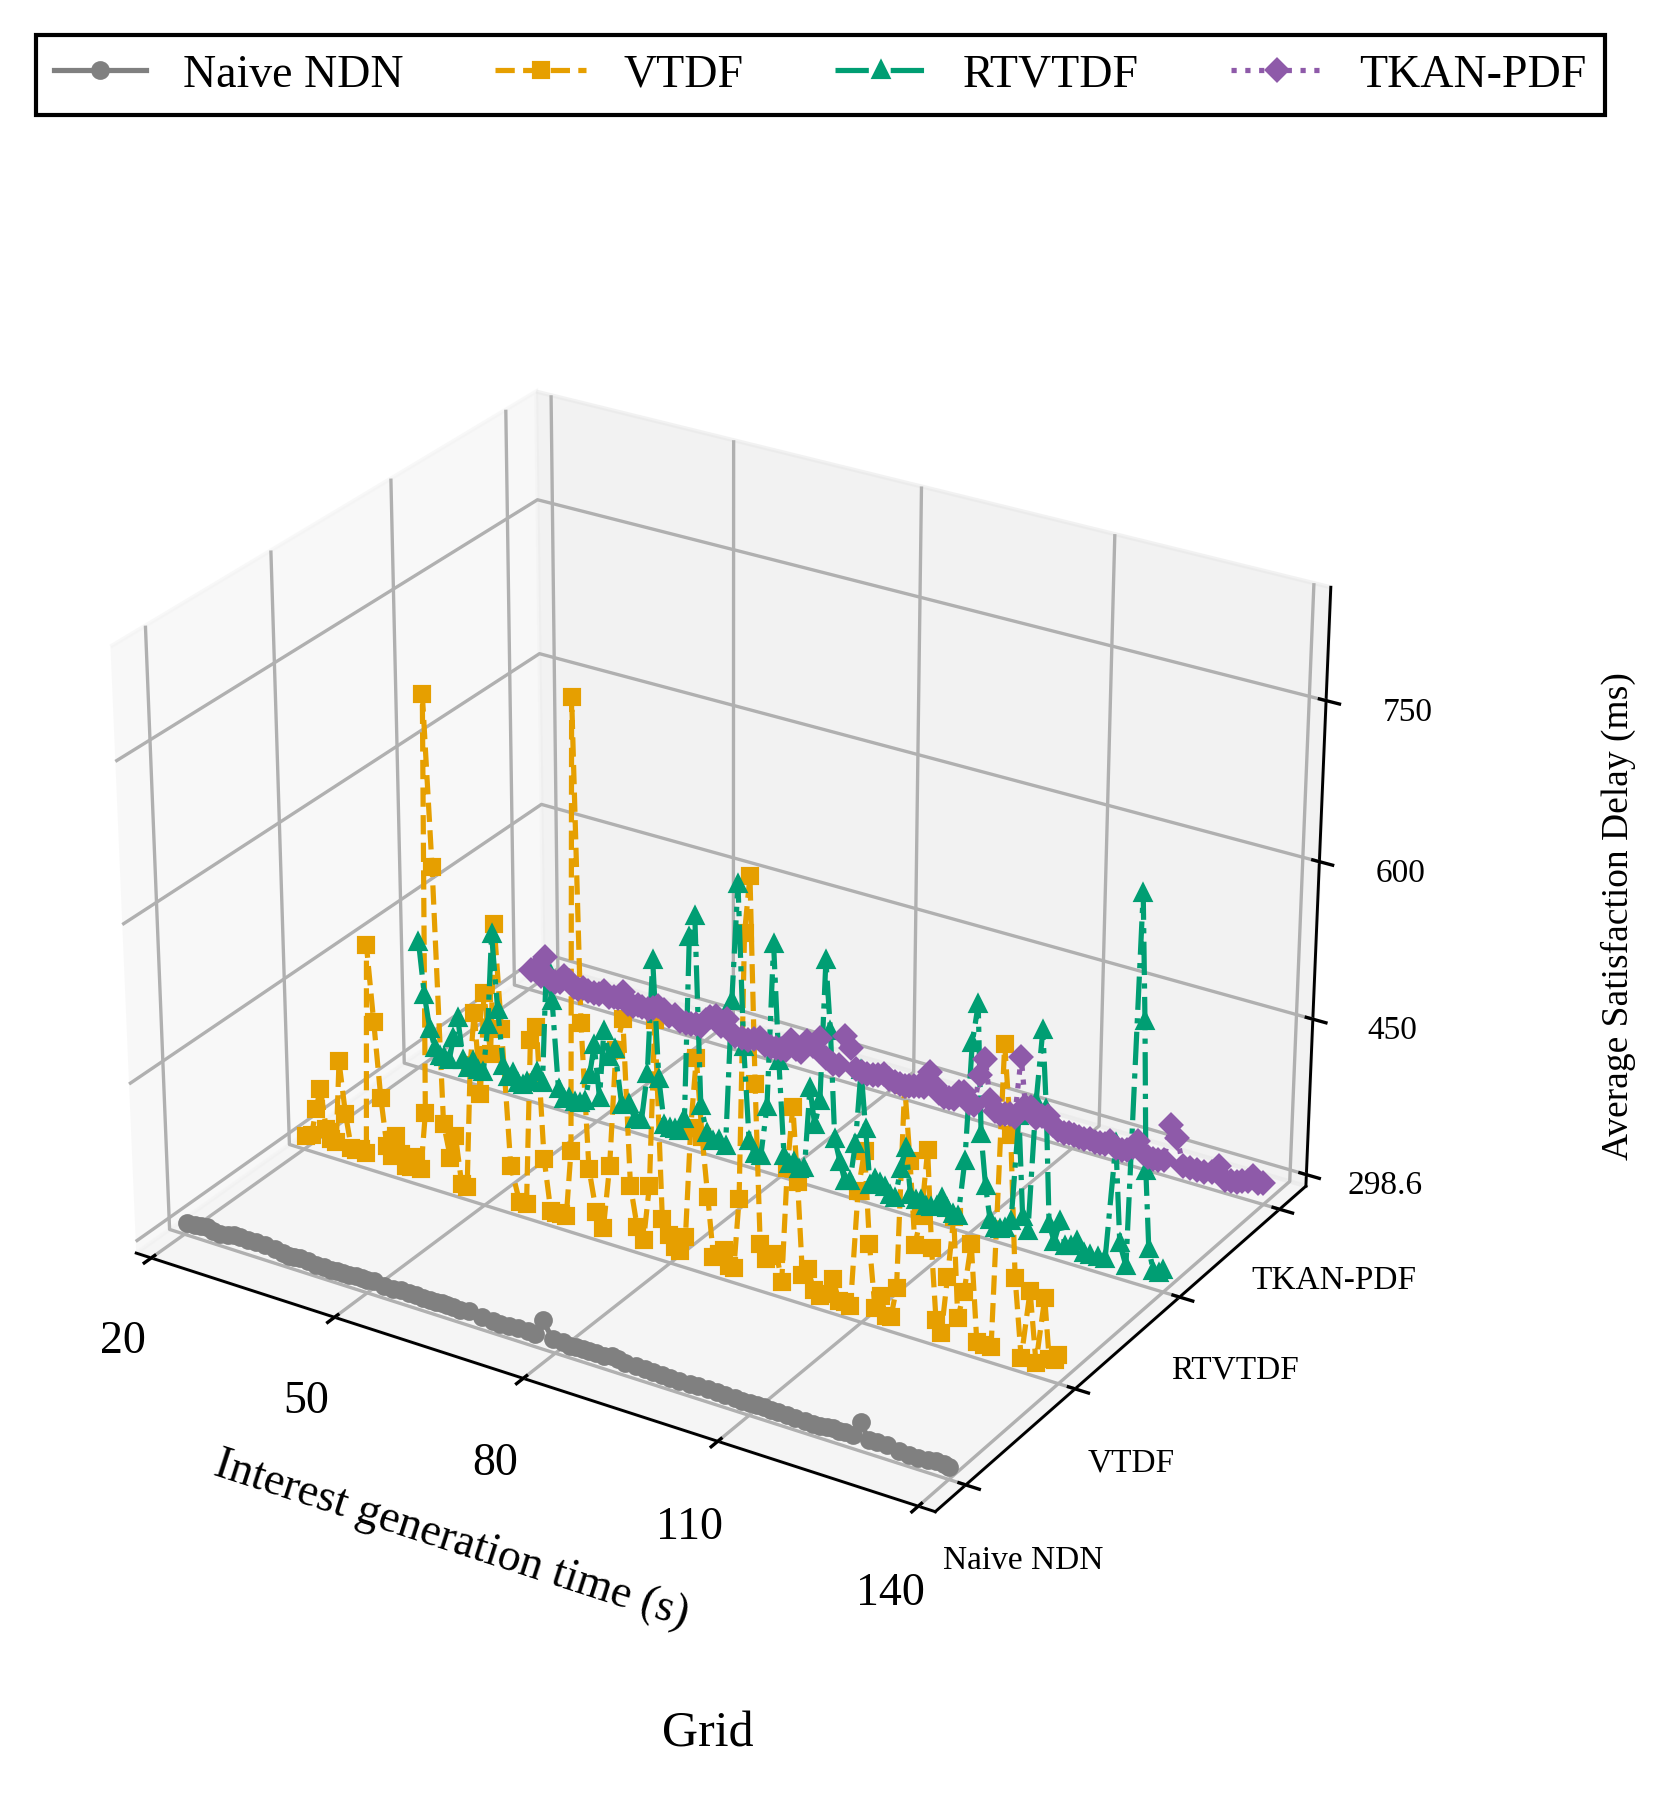

Reproduce this figure in Python.
#!/usr/bin/env python3
# -*- coding: utf-8 -*-
"""逐请求记录按旧脚本固定条数聚合后的RTT图，沿用当前图集样式。
完整数据内嵌；直接运行，仅导出同名PNG/SVG/PDF，不访问实验记录。
重新从原始记录计算的方法与来源见PROVENANCE和聚合说明文档。
"""
from pathlib import Path
import matplotlib
matplotlib.use('Agg')
import matplotlib.pyplot as plt
from matplotlib.lines import Line2D
from matplotlib.ticker import MaxNLocator, FuncFormatter
import numpy as np

FIGURE_ID = '06_成功RTT_方阵_旧论文画法'
RTT_LABEL = 'Average Satisfaction Delay (ms)'
SCENE_LABEL = 'Grid'
FIGSIZE = (7.5, 6.2)
DPI = 300
FONT_FAMILY = 'Liberation Serif'
FONT_SIZE = 11
ALGORITHMS = ('Naive NDN', 'VTDF', 'RTVTDF', 'TKAN-PDF')
COLORS = ('#808080', '#E69F00', '#009E73', '#8E5AA9')
LINES = ('-', '--', '-.', ':')
MARKERS = ('o', 's', '^', 'D')
LINE_WIDTH = 1.25
MARKER_SIZE = 3.5
PROVENANCE = {'circle_post_filter': None,
 'counts': [{'excluded_groups': 0, 'plotted_groups': 99, 'selected_requests': 3924, 'strategy': 0},
            {'excluded_groups': 0, 'plotted_groups': 132, 'selected_requests': 5251, 'strategy': 1},
            {'excluded_groups': 0, 'plotted_groups': 139, 'selected_requests': 5538, 'strategy': 2},
            {'excluded_groups': 0, 'plotted_groups': 137, 'selected_requests': 5463, 'strategy': 3}],
 'group_size': 40,
 'measurement_window_s': [20, 140],
 'method': 'consecutive request records: arithmetic mean of send_ns and terminal_ns-send_ns; keep last '
           'partial group',
 'metric': '成功RTT',
 'ordering': 'send_ns, node_id, sequence',
 'scene': 'grid',
 'source_metric_definition': 'DATA only',
 'sources': [{'manifest': 'data/experiments/quick-fixed-model-20261022/runs/test-grid-baseline-s23009-a0/attempt-001/runs/20261022T082647.597615Z-8361c190/manifest.json',
              'manifest_sha256': '084aa3cfc86e32b5bb5bc73654a3e699e473bdfdccef6e4647b44e6bee1d404c',
              'path': 'data/experiments/quick-fixed-model-20261022/runs/test-grid-baseline-s23009-a0/attempt-001/runs/20261022T082647.597615Z-8361c190/raw/request-events.csv',
              'scene': 'grid',
              'seed': 23009,
              'sha256': 'f914b7806c8c57eaeb2967d777c92999a1126dd70bd16efdcf55f8b46dc29e95',
              'strategy': 0},
             {'manifest': 'data/experiments/quick-fixed-model-20261022/runs/test-grid-baseline-s23009-a1/attempt-001/runs/20261022T082822.758235Z-cd488a00/manifest.json',
              'manifest_sha256': 'ec4550c4a656ef29a1b12c9dff8f92b5930b5f5433e063ec5226fff89466b7d0',
              'path': 'data/experiments/quick-fixed-model-20261022/runs/test-grid-baseline-s23009-a1/attempt-001/runs/20261022T082822.758235Z-cd488a00/raw/request-events.csv',
              'scene': 'grid',
              'seed': 23009,
              'sha256': '701a7e19d0fe080bd5ad0e4824f4e147ee3e3d13b3e1cc4bfffc1b7487b19181',
              'strategy': 1},
             {'manifest': 'data/experiments/quick-fixed-model-20261022/runs/test-grid-baseline-s23009-a2/attempt-001/runs/20261022T082958.821362Z-fc76bc74/manifest.json',
              'manifest_sha256': '137dd2a220798469b5d685a0dc857a8c08e88c80a5654b99b2a0f559f36a7a28',
              'path': 'data/experiments/quick-fixed-model-20261022/runs/test-grid-baseline-s23009-a2/attempt-001/runs/20261022T082958.821362Z-fc76bc74/raw/request-events.csv',
              'scene': 'grid',
              'seed': 23009,
              'sha256': '90394a9c2dadd0a9fcb2b7a7b59f32e4c57656276f9eb65059021446a987cfe9',
              'strategy': 2},
             {'manifest': 'data/experiments/quick-fixed-model-20261022/runs/test-grid-baseline-s23009-a3/attempt-001/runs/20261022T083144.874513Z-2820f5cd/manifest.json',
              'manifest_sha256': '04a42e0f5ef7e5fb0b08f1a120725a20363904e6796a551df1ef770841ed0413',
              'path': 'data/experiments/quick-fixed-model-20261022/runs/test-grid-baseline-s23009-a3/attempt-001/runs/20261022T083144.874513Z-2820f5cd/raw/request-events.csv',
              'scene': 'grid',
              'seed': 23009,
              'sha256': '18decf71c3306cd377a6fd7e66726574c7d2b0c557080ed79b48e87d67c4eb6b',
              'strategy': 3}],
 'style_source': '01_成功RTT_三维.py / 03_平均RTT_三维.py'}
DATA = [{'group_counts': [40,
                   40,
                   40,
                   40,
                   40,
                   40,
                   40,
                   40,
                   40,
                   40,
                   40,
                   40,
                   40,
                   40,
                   40,
                   40,
                   40,
                   40,
                   40,
                   40,
                   40,
                   40,
                   40,
                   40,
                   40,
                   40,
                   40,
                   40,
                   40,
                   40,
                   40,
                   40,
                   40,
                   40,
                   40,
                   40,
                   40,
                   40,
                   40,
                   40,
                   40,
                   40,
                   40,
                   40,
                   40,
                   40,
                   40,
                   40,
                   40,
                   40,
                   40,
                   40,
                   40,
                   40,
                   40,
                   40,
                   40,
                   40,
                   40,
                   40,
                   40,
                   40,
                   40,
                   40,
                   40,
                   40,
                   40,
                   40,
                   40,
                   40,
                   40,
                   40,
                   40,
                   40,
                   40,
                   40,
                   40,
                   40,
                   40,
                   40,
                   40,
                   40,
                   40,
                   40,
                   40,
                   40,
                   40,
                   40,
                   40,
                   40,
                   40,
                   40,
                   40,
                   40,
                   40,
                   40,
                   40,
                   40,
                   4],
  'rtt_ms': [299.5304175,
             300.0611052,
             300.999584575,
             301.33412807499997,
             299.22631305,
             299.23644247500005,
             300.6303916,
             301.80834825,
             302.25887695,
             301.5607868,
             301.99342839999997,
             302.21453685,
             301.090446075,
             299.46635557499997,
             299.144798,
             299.562753625,
             300.336789,
             299.490564375,
             298.7303407,
             298.60852642500004,
             298.599293275,
             298.646223925,
             299.28063797500005,
             299.303635275,
             300.0593474,
             300.45219797500005,
             300.1634462,
             300.675839125,
             299.56003219999997,
             299.320005625,
             300.561391375,
             300.378256625,
             300.36637552499997,
             300.14706175,
             300.220132,
             300.1713868,
             300.38758260000003,
             300.799132975,
             300.021655375,
             299.50254635000005,
             300.882917825,
             299.630668225,
             298.66839219999997,
             298.6649171,
             298.866280325,
             300.353729825,
             299.98985319999997,
             299.28386795,
             315.382838125,
             300.20706267500003,
             299.9230723,
             299.005609,
             299.52712327499995,
             299.767120325,
             299.81246730000004,
             299.939727375,
             299.806905475,
             302.3186377,
             300.73855475,
             299.7682935,
             300.0660822,
             300.068145175,
             299.6095785,
             299.01588405,
             298.77393114999995,
             298.84043385,
             298.920412575,
             300.04151945,
             299.69549335000005,
             299.24410989999996,
             299.26456895,
             299.0696453,
             299.24147825,
             299.18410465,
             299.19668995,
             299.288093725,
             298.704956,
             298.993040875,
             298.695120475,
             298.68956660000003,
             298.7413669,
             298.704179375,
             298.85966585,
             299.57831389999996,
             300.3493244,
             299.79817410000004,
             300.35751865,
             300.06726917500004,
             314.179601475,
             300.48168485,
             300.67729997500004,
             301.31373985000005,
             298.749058425,
             298.67979160000004,
             298.6638042,
             299.23075939999995,
             300.34889465,
             300.135637125,
             298.76530825],
  'strategy': 0,
  'x': [20.517425685,
        21.788821465,
        22.88162352,
        23.759445215,
        24.736523065,
        25.99888347,
        27.295553655,
        28.35416219,
        29.31707086,
        30.620362595,
        31.938107105,
        33.342570895,
        35.055021875,
        36.304084635,
        37.251138095,
        38.215341655,
        39.182851665,
        40.366665095,
        41.657961665,
        42.98542161,
        44.15012985,
        45.131767365,
        46.05899886,
        47.08790689,
        48.20056835,
        49.1532532,
        50.08682457,
        51.211829425,
        52.819025535,
        54.16231339,
        55.536221535,
        56.74184868,
        57.92730546,
        59.08463171,
        60.143571385,
        61.09179808,
        62.00002727,
        62.89081014,
        63.83240896,
        64.94175765,
        66.33676988,
        68.415896225,
        70.15309817,
        71.357612545,
        72.70326691,
        74.221246125,
        75.70504744,
        76.8490372,
        78.06552756,
        79.58355411,
        81.21348533,
        82.358004195,
        83.33022365,
        84.3209033,
        85.349626955,
        86.42121058,
        87.65406231,
        88.819013685,
        89.781607035,
        90.947628365,
        92.684577605,
        94.013376705,
        95.24925564,
        96.60945353,
        97.89759586,
        99.298303835,
        100.878927455,
        102.21122728,
        103.786773945,
        105.061920315,
        106.291362115,
        107.77217857,
        108.97160034,
        110.12749706,
        111.169040185,
        112.22813977,
        113.3207394,
        114.43749204,
        115.777038145,
        117.026450355,
        118.413918265,
        119.66100103,
        120.73673339,
        121.745544665,
        122.66445911,
        123.568090745,
        124.5661445,
        125.6747936,
        126.828643375,
        128.055818895,
        129.34900166,
        130.845556725,
        132.56072315,
        134.10538535,
        135.458915345,
        136.8968935,
        138.081215945,
        139.3155897,
        139.9534162]},
 {'group_counts': [40,
                   40,
                   40,
                   40,
                   40,
                   40,
                   40,
                   40,
                   40,
                   40,
                   40,
                   40,
                   40,
                   40,
                   40,
                   40,
                   40,
                   40,
                   40,
                   40,
                   40,
                   40,
                   40,
                   40,
                   40,
                   40,
                   40,
                   40,
                   40,
                   40,
                   40,
                   40,
                   40,
                   40,
                   40,
                   40,
                   40,
                   40,
                   40,
                   40,
                   40,
                   40,
                   40,
                   40,
                   40,
                   40,
                   40,
                   40,
                   40,
                   40,
                   40,
                   40,
                   40,
                   40,
                   40,
                   40,
                   40,
                   40,
                   40,
                   40,
                   40,
                   40,
                   40,
                   40,
                   40,
                   40,
                   40,
                   40,
                   40,
                   40,
                   40,
                   40,
                   40,
                   40,
                   40,
                   40,
                   40,
                   40,
                   40,
                   40,
                   40,
                   40,
                   40,
                   40,
                   40,
                   40,
                   40,
                   40,
                   40,
                   40,
                   40,
                   40,
                   40,
                   40,
                   40,
                   40,
                   40,
                   40,
                   40,
                   40,
                   40,
                   40,
                   40,
                   40,
                   40,
                   40,
                   40,
                   40,
                   40,
                   40,
                   40,
                   40,
                   40,
                   40,
                   40,
                   40,
                   40,
                   40,
                   40,
                   40,
                   40,
                   40,
                   40,
                   40,
                   40,
                   40,
                   40,
                   40,
                   40,
                   40,
                   40,
                   11],
  'rtt_ms': [301.481853225,
             303.423406575,
             330.804574675,
             352.49622685,
             314.0511606,
             306.2642689,
             304.13407852499995,
             385.029213825,
             335.025877125,
             303.142896575,
             302.68444395,
             305.30754394999997,
             302.34669030000003,
             506.0626121,
             434.0731335,
             361.817359875,
             316.1635912,
             307.016688375,
             328.41383865,
             312.77221089999995,
             302.02111335,
             302.446699425,
             313.47169464999996,
             303.887724775,
             359.8046723,
             758.170290175,
             598.997800225,
             355.070753425,
             323.440118125,
             346.880420625,
             301.09207807499996,
             300.191358175,
             420.106170425,
             471.76973907499996,
             395.357362425,
             493.13101489999997,
             436.57297047500003,
             562.44278935,
             464.42989892500003,
             334.184855575,
             301.312299675,
             300.984614475,
             461.96761227499996,
             476.03297022500004,
             350.89564555000004,
             302.18593427499997,
             301.60134085000004,
             302.0867254,
             301.314513075,
             366.380405425,
             792.821038725,
             491.849329625,
             354.4219042,
             314.86547077499995,
             300.806290375,
             363.481188675,
             476.54436455,
             507.207031,
             350.394851175,
             312.04115,
             301.233890425,
             355.94542047500005,
             515.7418907,
             327.386064625,
             313.853640475,
             304.04376345,
             302.37879239999995,
             317.199788275,
             423.60257752499996,
             491.061016075,
             417.88410639999995,
             362.20707495,
             306.31997475,
             310.527477,
             315.448738675,
             302.03983995,
             302.008776875,
             369.221429375,
             620.49928245,
             674.513089225,
             482.8173427,
             332.805521375,
             319.33260247500004,
             324.008677025,
             328.01118685,
             302.327563575,
             412.92624055,
             472.365443175,
             402.209017525,
             315.0072219,
             322.90383222500003,
             304.17918660000004,
             300.661784025,
             303.92533135,
             320.357077925,
             300.89400842500004,
             301.8492918,
             300.20799739999995,
             411.00490010000004,
             451.144376025,
             364.4475544,
             304.911829725,
             318.0367325,
             300.660708825,
             300.82626189999996,
             330.652965875,
             522.6586837250001,
             454.16969905,
             376.96752905,
             405.9943815,
             469.27434995,
             378.808189125,
             311.905226975,
             301.27842389999995,
             355.595184925,
             413.534643875,
             319.53920485000003,
             346.6388273,
             393.77655545,
             302.649898775,
             302.2259548,
             302.17793795,
             586.9087706749999,
             506.0343656,
             374.5759144,
             300.67253385000004,
             366.19203525,
             300.604487,
             363.807922425,
             308.108627825,
             308.61988825,
             314.5657831818182],
  'strategy': 1,
  'x': [20.432160135,
        21.319047225,
        22.20827764,
        23.03530744,
        23.84870952,
        24.667691115,
        25.47530744,
        26.309512525,
        27.15664742,
        27.97530744,
        28.77530744,
        29.61414022,
        30.5011815,
        31.39207812,
        32.27958358,
        33.14991758,
        33.95530744,
        34.75530744,
        35.55530744,
        36.35530744,
        37.15530744,
        37.95530744,
        38.75530744,
        39.575901845,
        40.496608655,
        41.45263986,
        42.44571315,
        43.470597775,
        44.496608655,
        45.39363756,
        46.28114302,
        47.171291705,
        48.033043155,
        48.83530744,
        49.63530744,
        50.479393015,
        51.392010155,
        52.303731425,
        53.2229387,
        54.38707346,
        55.733149145,
        56.87678505,
        57.87678505,
        58.87678505,
        59.8382969,
        60.80271483,
        61.703545855,
        62.51530744,
        63.32324999,
        64.198636625,
        65.08699317,
        66.027094875,
        67.06827674,
        68.175252785,
        69.300666905,
        70.396737025,
        71.54052233,
        72.677940815,
        73.69998613,
        74.74211226,
        75.739544825,
        76.725532765,
        77.714544825,
        78.757833025,
        79.82309489,
        80.742120515,
        81.611318625,
        82.419641075,
        83.29913262,
        84.20002924,
        85.0875347,
        85.96898433,
        86.839641075,
        87.65530744,
        88.474031095,
        89.27530744,
        90.07530744,
        90.87530744,
        91.67530744,
        92.49136078,
        93.34656585,
        94.19048617,
        95.03530744,
        95.859328765,
        96.74173194,
        97.57530744,
        98.37530744,
        99.17530744,
        99.97530744,
        100.801946275,
        101.63614895,
        102.56096985,
        103.558763725,
        104.558763725,
        105.55674034,
        106.476521085,
        107.348820415,
        108.27701688,
        109.274844445,
        110.203361065,
        111.10086798,
        112.04360058,
        112.9124516,
        113.71530744,
        114.51530744,
        115.31530744,
        116.16536099,
        117.119512525,
        118.02273175,
        118.941226605,
        119.75530744,
        120.55530744,
        121.396083935,
        122.23530744,
        123.03530744,
        123.836358355,
        124.69333628,
        125.582271595,
        126.53210988,
        127.630311305,
        128.673517175,
        129.799054185,
        130.94235318,
        132.099464825,
        133.19022839,
        134.34608988,
        135.46733215,
        136.580803805,
        137.6655304,
        138.53340418,
        139.3356973,
        139.8727172]},
 {'group_counts': [40,
                   40,
                   40,
                   40,
                   40,
                   40,
                   40,
                   40,
                   40,
                   40,
                   40,
                   40,
                   40,
                   40,
                   40,
                   40,
                   40,
                   40,
                   40,
                   40,
                   40,
                   40,
                   40,
                   40,
                   40,
                   40,
                   40,
                   40,
                   40,
                   40,
                   40,
                   40,
                   40,
                   40,
                   40,
                   40,
                   40,
                   40,
                   40,
                   40,
                   40,
                   40,
                   40,
                   40,
                   40,
                   40,
                   40,
                   40,
                   40,
                   40,
                   40,
                   40,
                   40,
                   40,
                   40,
                   40,
                   40,
                   40,
                   40,
                   40,
                   40,
                   40,
                   40,
                   40,
                   40,
                   40,
                   40,
                   40,
                   40,
                   40,
                   40,
                   40,
                   40,
                   40,
                   40,
                   40,
                   40,
                   40,
                   40,
                   40,
                   40,
                   40,
                   40,
                   40,
                   40,
                   40,
                   40,
                   40,
                   40,
                   40,
                   40,
                   40,
                   40,
                   40,
                   40,
                   40,
                   40,
                   40,
                   40,
                   40,
                   40,
                   40,
                   40,
                   40,
                   40,
                   40,
                   40,
                   40,
                   40,
                   40,
                   40,
                   40,
                   40,
                   40,
                   40,
                   40,
                   40,
                   40,
                   40,
                   40,
                   40,
                   40,
                   40,
                   40,
                   40,
                   40,
                   40,
                   40,
                   40,
                   40,
                   40,
                   40,
                   40,
                   40,
                   40,
                   40,
                   40,
                   40,
                   18],
  'rtt_ms': [413.81697510000004,
             361.930418,
             329.350426475,
             312.31827525,
             305.50925675,
             306.02334167500004,
             303.761644575,
             327.649481875,
             348.46932075,
             307.9978312,
             302.0931041,
             309.73741985000004,
             302.71484375,
             302.19834435,
             350.9664136,
             441.95444707499996,
             368.75422835,
             314.9141785,
             304.902695275,
             309.8529705,
             301.72205914999995,
             301.4359459,
             305.118976825,
             307.216105325,
             318.729303825,
             309.627512175,
             427.03809164999996,
             393.573220725,
             307.54793347500004,
             299.488883625,
             302.47636692500004,
             299.65760692500004,
             300.12574705000003,
             303.72028502499995,
             331.47679555,
             362.5266034,
             310.9283661,
             379.01940915,
             355.11451677499997,
             364.67387205,
             311.167127675,
             313.593537125,
             301.10360025,
             301.557580425,
             349.449051775,
             462.272686675,
             347.59187125,
             303.680520325,
             302.74595195,
             302.4383403,
             302.73289197500003,
             315.55343202499995,
             495.22977065,
             516.748308475,
             333.76182515,
             308.40347272500003,
             302.272675375,
             305.6414136,
             301.267898325,
             444.46375815,
             558.916066525,
             403.400730925,
             312.685817125,
             302.00513385000005,
             301.4425456,
             351.9415747,
             511.01381814999996,
             400.185800375,
             309.000381,
             302.11940527499996,
             305.813374925,
             300.85520585,
             302.403278175,
             382.520769,
             348.12043495,
             372.3880466,
             509.77939955,
             443.018881725,
             340.27017545,
             319.32334564999996,
             301.77745005,
             303.18340755,
             340.908232875,
             414.61304865,
             358.987211775,
             305.79349255,
             312.909227875,
             310.676966775,
             308.2990103,
             302.1529907,
             300.28884005000003,
             329.6570395,
             352.373695,
             308.0649315,
             304.252842175,
             305.588232375,
             301.695959325,
             301.749293475,
             304.2836151,
             314.00538985000003,
             306.09738322500004,
             301.0876946,
             301.32722375,
             355.98483205,
             471.455878775,
             508.99787310000005,
             386.585063675,
             338.183773975,
             306.65214045,
             300.4390262,
             300.57687845,
             303.584955025,
             311.613312425,
             414.4572684,
             319.13889885000003,
             307.403104825,
             432.322212025,
             502.40736565,
             428.392264375,
             320.071547425,
             304.08083025,
             325.78454002499996,
             303.4662825,
             305.29466625,
             311.37963764999995,
             301.5848929,
             301.8153057,
             302.08519167500003,
             302.341699375,
             415.373203975,
             321.43900647500004,
             301.62933947500005,
             654.6436377,
             537.810012025,
             397.62111195,
             324.09214105,
             304.488186475,
             304.4132249,
             307.8715837777778],
  'strategy': 2,
  'x': [20.39530744,
        21.211318625,
        22.01530744,
        22.81530744,
        23.61530744,
        24.41530744,
        25.21530744,
        26.01530744,
        26.81530744,
        27.61530744,
        28.41530744,
        29.225665515,
        30.1011815,
        30.99207812,
        31.87958358,
        32.7673811,
        33.59530744,
        34.39530744,
        35.19530744,
        35.99530744,
        36.79530744,
        37.59530744,
        38.39530744,
        39.197658605,
        40.05899886,
        40.948820415,
        41.837520055,
        42.725747125,
        43.61569966,
        44.5031308,
        45.39363756,
        46.28114302,
        47.171291705,
        48.033043155,
        48.83530744,
        49.63530744,
        50.43530744,
        51.247673425,
        52.12634775,
        53.02629574,
        54.10078806,
        55.242492295,
        56.347835965,
        57.35178505,
        58.35178505,
        59.340791555,
        60.24767145,
        61.135974295,
        61.994474985,
        62.79530744,
        63.59530744,
        64.40773438,
        65.28699317,
        66.175971825,
        67.095289145,
        68.07870275,
        69.07870275,
        70.084150655,
        71.11119685,
        72.11119685,
        73.088605755,
        74.037573445,
        74.942120515,
        75.83842267,
        76.814544825,
        77.793388605,
        78.774760085,
        79.6757831,
        80.564591805,
        81.443765275,
        82.25530744,
        83.05530744,
        83.85530744,
        84.65530744,
        85.45530744,
        86.25530744,
        87.05530744,
        87.85530744,
        88.661056905,
        89.523383155,
        90.33530744,
        91.13530744,
        91.93530744,
        92.73530744,
        93.53530744,
        94.33530744,
        95.13530744,
        95.93530744,
        96.73530744,
        97.53530744,
        98.33530744,
        99.13530744,
        99.93530744,
        100.73530744,
        101.53879404,
        102.35530744,
        103.16030744,
        104.01033974,
        104.85530744,
        105.685181105,
        106.500187315,
        107.371291705,
        108.25899886,
        109.148820415,
        109.99530744,
        110.79530744,
        111.603828635,
        112.43530744,
        113.23530744,
        114.03530744,
        114.83530744,
        115.63530744,
        116.487524745,
        117.376397085,
        118.26526046,
        119.131583785,
        119.93530744,
        120.73530744,
        121.53530744,
        122.35745063,
        123.213828635,
        124.021742905,
        124.89333628,
        125.7857938,
        126.7537078,
        127.7537078,
        128.780091845,
        129.91486319,
        131.056567425,
        132.20834732,
        133.221313775,
        134.24721371,
        135.21580767,
        136.03530744,
        136.83530744,
        137.63530744,
        138.43530744,
        139.23530744,
        139.81491684444447]},
 {'group_counts': [40,
                   40,
                   40,
                   40,
                   40,
                   40,
                   40,
                   40,
                   40,
                   40,
                   40,
                   40,
                   40,
                   40,
                   40,
                   40,
                   40,
                   40,
                   40,
                   40,
                   40,
                   40,
                   40,
                   40,
                   40,
                   40,
                   40,
                   40,
                   40,
                   40,
                   40,
                   40,
                   40,
                   40,
                   40,
                   40,
                   40,
                   40,
                   40,
                   40,
                   40,
                   40,
                   40,
                   40,
                   40,
                   40,
                   40,
                   40,
                   40,
                   40,
                   40,
                   40,
                   40,
                   40,
                   40,
                   40,
                   40,
                   40,
                   40,
                   40,
                   40,
                   40,
                   40,
                   40,
                   40,
                   40,
                   40,
                   40,
                   40,
                   40,
                   40,
                   40,
                   40,
                   40,
                   40,
                   40,
                   40,
                   40,
                   40,
                   40,
                   40,
                   40,
                   40,
                   40,
                   40,
                   40,
                   40,
                   40,
                   40,
                   40,
                   40,
                   40,
                   40,
                   40,
                   40,
                   40,
                   40,
                   40,
                   40,
                   40,
                   40,
                   40,
                   40,
                   40,
                   40,
                   40,
                   40,
                   40,
                   40,
                   40,
                   40,
                   40,
                   40,
                   40,
                   40,
                   40,
                   40,
                   40,
                   40,
                   40,
                   40,
                   40,
                   40,
                   40,
                   40,
                   40,
                   40,
                   40,
                   40,
                   40,
                   40,
                   40,
                   40,
                   40,
                   40,
                   40,
                   23],
  'rtt_ms': [307.49789277499997,
             311.41279747500005,
             304.262299025,
             324.87023769999996,
             304.5103157,
             302.6141834,
             304.15549907499997,
             311.58305347500004,
             307.969047775,
             302.865991625,
             302.605382125,
             304.917065125,
             303.143925,
             302.4062385,
             303.036686175,
             308.37647645,
             303.621930325,
             304.7670877,
             304.829725625,
             312.97159905,
             301.50971685,
             300.9233762,
             303.588259075,
             303.269207575,
             302.98686707499996,
             305.507822,
             308.241775125,
             306.227305625,
             301.70875547500003,
             304.933249625,
             299.95197952499996,
             300.09489005,
             300.48393980000003,
             301.535737625,
             301.351972975,
             308.070585575,
             313.2542298,
             315.6409602,
             307.173907325,
             315.77514717500003,
             300.9876943,
             300.654540625,
             301.0106055,
             303.691185125,
             306.336350825,
             300.97179492500004,
             300.27366017500003,
             300.6918463,
             300.990934525,
             302.078658325,
             313.749632975,
             306.3129535,
             304.237018825,
             317.631074375,
             313.79218427499995,
             324.15465125,
             305.86899425,
             301.160063175,
             302.710438925,
             332.674003,
             322.6992954,
             303.150631875,
             301.910532225,
             301.867548825,
             302.37986955,
             304.3284102,
             306.30899755,
             302.89900895,
             301.43833264999995,
             300.785332875,
             301.002220675,
             301.865198675,
             303.560337125,
             304.9619452,
             304.981253125,
             321.82437195,
             309.7607695,
             304.193908175,
             300.762966575,
             301.82601052499996,
             302.01484915,
             310.17518602499996,
             311.97194214999996,
             301.96212485,
             301.43403010000003,
             333.241249275,
             350.71959975,
             311.686132125,
             302.10200697500005,
             300.25584510000004,
             301.70561330000004,
             303.0419847,
             301.9450011,
             363.10731525,
             315.730788975,
             316.11119785,
             306.723705925,
             310.95593405,
             312.08430785,
             304.538821975,
             301.42184185,
             300.41527155,
             301.557838425,
             301.09035102499996,
             300.5479087,
             300.4502828,
             301.6217782,
             299.883959775,
             300.350157925,
             300.904368975,
             305.8046208,
             300.17815264999996,
             300.3141733,
             301.128567425,
             305.777638375,
             313.3663523,
             302.813611825,
             300.43391325,
             300.538301575,
             300.90553097500003,
             302.52562375,
             338.822541875,
             327.3146685,
             301.605235275,
             301.322621875,
             301.39707777499996,
             301.91164477499996,
             304.390626575,
             311.63780080000004,
             300.56967847500005,
             300.516491075,
             301.13238014999996,
             304.329073675,
             305.241979125,
             312.45489235,
             306.83488055000004,
             307.8724469130435],
  'strategy': 3,
  'x': [20.40771436,
        21.264753215,
        22.07530744,
        22.904257535,
        23.71530744,
        24.51530744,
        25.31530744,
        26.128143675,
        26.95530744,
        27.75530744,
        28.55530744,
        29.374732265,
        30.25743942,
        31.146871115,
        32.03991071,
        32.9608677,
        33.77530744,
        34.57530744,
        35.37530744,
        36.216126615,
        37.03530744,
        37.83530744,
        38.63530744,
        39.447433175,
        40.325747125,
        41.21569966,
        42.13332955,
        43.076608655,
        44.01320967,
        44.956101,
        45.88114302,
        46.771291705,
        47.65516889,
        48.47530744,
        49.27530744,
        50.105210765,
        50.931377685,
        51.81618016,
        52.73942104,
        53.787790545,
        55.01750135,
        56.164208455,
        57.17678505,
        58.17678505,
        59.174761665,
        60.113464285,
        61.003361065,
        61.87129538,
        62.67530744,
        63.47530744,
        64.281357345,
        65.15362066,
        66.04963274,
        67.01915371,
        68.063127575,
        69.19191111,
        70.21329831,
        71.23619685,
        72.23619685,
        73.24363324,
        74.249086845,
        75.142120515,
        76.032160135,
        76.919047225,
        77.81033974,
        78.70238102,
        79.63033974,
        80.519047225,
        81.401881905,
        82.21530744,
        83.01530744,
        83.81530744,
        84.61530744,
        85.41530744,
        86.21530744,
        87.05996265,
        87.87530744,
        88.67530744,
        89.47530744,
        90.27530744,
        91.07530744,
        91.87723415,
        92.69530744,
        93.49530744,
        94.29530744,
        95.105484985,
        95.96733495,
        96.793487045,
        97.59530744,
        98.39530744,
        99.19530744,
        99.99992289,
        100.81530744,
        101.64945911,
        102.47530744,
        103.324887645,
        104.182330825,
        105.089270065,
        106.01771436,
        106.861263145,
        107.748820415,
        108.637520055,
        109.519017285,
        110.33530744,
        111.13530744,
        111.93530744,
        112.73530744,
        113.53530744,
        114.33530744,
        115.135817425,
        116.00938609,
        116.909512525,
        117.79874294,
        118.6862484,
        119.51896746,
        120.36686733,
        121.19338073,
        121.99530744,
        122.79530744,
        123.59530744,
        124.430042105,
        125.384277205,
        126.40960036,
        127.4537078,
        128.46117132,
        129.57044992,
        130.71486319,
        131.8783958,
        132.9909922,
        133.996313775,
        134.95362066,
        135.810589255,
        136.657127835,
        137.47530744,
        138.27530744,
        139.082213125,
        139.7479447130435]}]


def draw():
    plt.rcParams.update({'font.family': 'serif', 'font.serif': [FONT_FAMILY],
                         'font.size': FONT_SIZE, 'axes.labelsize': FONT_SIZE,
                         'axes.linewidth': .7, 'xtick.direction': 'in',
                         'ytick.direction': 'in', 'pdf.fonttype': 42, 'ps.fonttype': 42,
                         'svg.fonttype': 'path', 'savefig.facecolor': 'white'})
    fig = plt.figure(figsize=FIGSIZE)
    ax = fig.add_subplot(111, projection='3d')
    for series in DATA:
        strategy = series['strategy']
        ax.plot(series['x'], [strategy] * len(series['rtt_ms']), series['rtt_ms'],
                color=COLORS[strategy], linestyle=LINES[strategy],
                marker=MARKERS[strategy], markersize=MARKER_SIZE, linewidth=LINE_WIDTH)
    ax.set_xlabel('Interest generation time (s)', labelpad=8)
    ax.set_xticks((20, 50, 80, 110, 140))
    ax.set_xlim(20, 140)
    ax.set_ylim(-.2, 3.2)
    ax.set_yticks(range(4))
    ax.set_yticklabels(ALGORITHMS, fontsize=8)
    values = [v for series in DATA for v in series['rtt_ms']]
    low, high = min(values), max(values)
    high += max(high-low, 1.) * .10
    ticks = [low] + [float(t) for t in MaxNLocator(nbins=5).tick_values(low,high)
                     if low+(high-low)*.08 < t <= high]
    ax.set_zticks(ticks)
    ax.set_zlim(low, high)
    ax.zaxis.set_major_formatter(FuncFormatter(lambda value, _: '{:.1f}'.format(value).rstrip('0').rstrip('.')))
    ax.tick_params(axis='z', labelsize=8)
    ax.text2D(1.18, .52, RTT_LABEL, transform=ax.transAxes,
              rotation=90, ha='center', va='center', fontsize=9)
    ax.view_init(elev=27, azim=-58)
    ax.set_box_aspect((1.25, 1., .9))
    ax.text2D(.5, -.10, SCENE_LABEL, transform=ax.transAxes, ha='center', fontsize=12)
    handles = [Line2D([], [], color=COLORS[i], linestyle=LINES[i], marker=MARKERS[i],
                      markersize=MARKER_SIZE, linewidth=LINE_WIDTH, label=ALGORITHMS[i]) for i in range(4)]
    fig.legend(handles=handles, loc='upper center', ncol=4, bbox_to_anchor=(.5,.99),
               frameon=True, fancybox=False, edgecolor='black', framealpha=1)
    fig.subplots_adjust(left=.03, right=.87, bottom=.13, top=.85)
    return fig


def main():
    fig = draw()
    try:
        for extension in ('png', 'svg', 'pdf'):
            fig.savefig(Path(__file__).resolve().with_suffix('.' + extension),
                        dpi=DPI, bbox_inches='tight', pad_inches=.12)
    finally:
        plt.close(fig)


if __name__ == '__main__':
    main()
